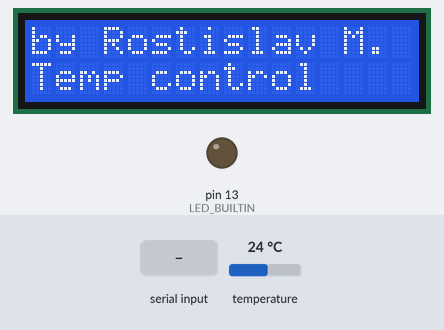
This sketch was run on a simulated Arduino Uno, built with avr-gcc and run on an emulated ATmega328P. Parts: 16×2 character LCD, output pins drawn as LEDs (lit = HIGH). The inputs (shaded band) are chosen by the test bench; at power-on: temperature 24 °C. What the sketch prints to the serial monitor is not drawn.

Above: at 1.0 s.
1.1 s: "90,45\n" received over Serial
At 3.3 s:
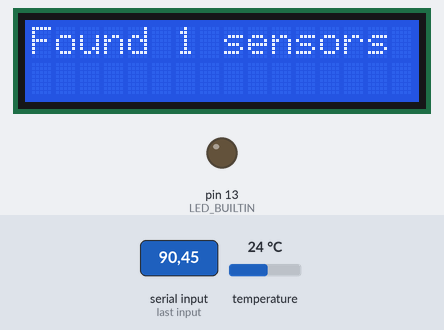
At 6.1 s:
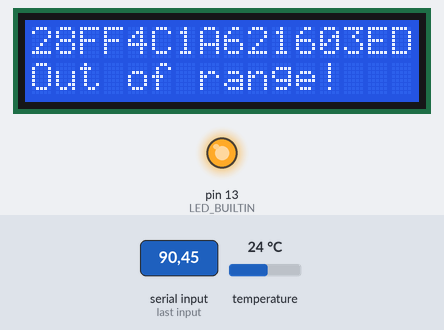
Timing chart, 0 to 7.6 s (numbered marks = the images above; inputs shaded):
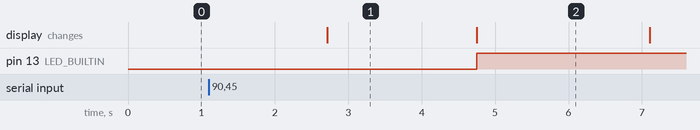

Measured:
- after the input at 1.1 s, pin 13 (LED_BUILTIN): LOW → HIGH after 3.6 s; the display: changes after 1.6 s (image 1)
- what the display in image 1 shows lasts 2.0 s, from 2.7 s to 4.7 s

The sketch:

sketch.ino
```cpp
#include <OneWire.h>
#include <DallasTemperature.h>
#include <LiquidCrystal.h>

// LCD pins
const int rsPin = 12;
const int enPin = 11;
const int d4Pin = 5;
const int d5Pin = 4;
const int d6Pin = 3;
const int d7Pin = 2;

// Initialize LiquidCrystal object
LiquidCrystal lcd(rsPin, enPin, d4Pin, d5Pin, d6Pin, d7Pin);

// Pin for wire
const int dataPin = 8;

// Setup a OneWire instance to communicate with any OneWire device
OneWire oneWire(dataPin);

// oneWire reference to sensor
DallasTemperature temperatureSensors(&oneWire);

// Current temperature
float currentTemperatureCelsius = 0.0;

// Min temperature
float minTemp = 0.0;
// Max temperature
float maxTemp = 0.0;


void printDeviceAddressToLCD(DeviceAddress address) {
    for (uint8_t byteIndex = 0; byteIndex < 8; byteIndex++) {
        if (address[byteIndex] < 16) {
            lcd.print("0");
        }
        lcd.print(address[byteIndex], HEX);
    }
}

void setup(void) {
    lcd.begin(16, 2);
    lcd.print("by Rostislav M.");
    lcd.setCursor(0, 1);
    lcd.print("Temp control");
    pinMode(LED_BUILTIN, OUTPUT);
    digitalWrite(LED_BUILTIN, LOW);

    // Start serial communication
    Serial.begin(9600);

    // Start the temperature sensors
    temperatureSensors.begin();

    // Prompt to enter min temperature
    Serial.println("Enter minimum temperature:");
    while (!Serial.available());
    minTemp = Serial.parseFloat();
    Serial.println(minTemp);

  // Prompt to enter max temperature
    Serial.println("Enter maximum temperature:");
    while (!Serial.available());
    maxTemp = Serial.parseFloat();
    Serial.println(maxTemp);
}

void loop(void) {
    delay(750);
    // Request readings from connected temperature sensors
    temperatureSensors.requestTemperatures();
    delay(100);

    // Number of devices connected to OneWire
    int numberOfSensors = temperatureSensors.getDeviceCount();
    Serial.print("Number of sensors found: ");
    Serial.println(numberOfSensors);

    lcd.clear();
    lcd.print("Found ");
    lcd.print(numberOfSensors);
    lcd.print(" sensors");
    delay(2000);

    // Loop through all connected sensors
    for (int index = 0; index < numberOfSensors; index++) {
        // Fetch the temperature for the current sensor
        float temperatureCelsius = temperatureSensors.getTempCByIndex(index);

        // Buffer to hold the device address
        DeviceAddress deviceAddress;
        if (temperatureSensors.getAddress(deviceAddress, index)) {
            lcd.clear();

            // Print the sensor address
            lcd.setCursor(0, 0);
            printDeviceAddressToLCD(deviceAddress);

            // Print the temperature
            lcd.setCursor(0, 1);
            lcd.print("Temp: ");
            lcd.print(temperatureCelsius);
            lcd.print((char)223);
            lcd.print("C");

            // Check whether temperature is outside the set range
            if (temperatureCelsius < minTemp || temperatureCelsius > maxTemp) {
                lcd.setCursor(0, 1);
                lcd.print("Out of range!");
                digitalWrite(LED_BUILTIN, HIGH);
            } else {
                // Turn off the built-in LED if temperature is within range
                digitalWrite(LED_BUILTIN, LOW);
            }
            // Delay before next sensor
            delay(750);
        }
    }
}
```
